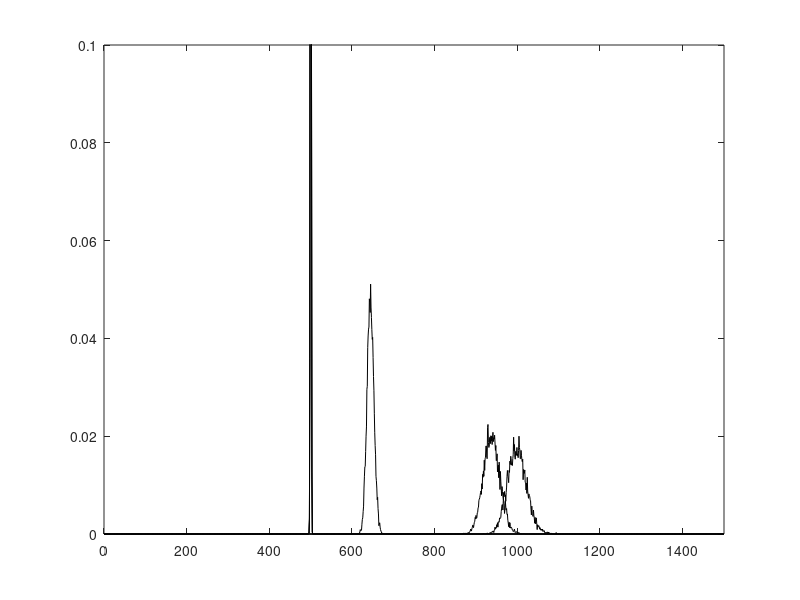

This chart was generated by the following MATLAB code: (Note: this script raises an error after producing the figure.)
% Chapter 1 Exercise 12
% Noise on input and output: the instrumental variables method applied on the resistor estimate 
%
% Copyright: 
% Johan Schoukens, Rik Pintelon, and Yves Rolain 
% Vrije Universiteit Brussels, Pleinlaan 2, 1050 Brussels, Belgium
%
% 24 November 2010

clear all
N=5000           % number of datapoints
NRep=10000       % number of repeated experiments
R0=1000          % exact value resistor
iMax=0.01        % maximum current
fGen=0.1         % cutt-off freq. filter for current generator (1=fs/2)
CuttOffAll=[0.999 0.95 0.6];    % cutt off freq. noise filter  1=fs/2
NTrans=1000;     % to eliminate transient effects in the filter operations

% Generate the exact current
[bGen,aGen]=butter(1,fGen);                           % current generating filter
i0=randn(N+NTrans,1);i0=filter(bGen,aGen,i0);         % generate current
i0(1:NTrans)=[];i0=i0*iMax/std(i0);                   % scale the filtered signal

GenCorr=xcorr(i0,11,'unbiased');    % autocorrelation current --> used for plotting only!
GenCorr(1:11)=[];                   % only the positive lags are used


u0=R0*i0;   % exact voltage

% Part1:  changing the bandwidth of the noise on the current, 
%         fixed shift of 1 sample


nShift=1;   % shift IV over nShift points
clf
for r=length(CuttOffAll):-1:1                           % loop over the different noise filters
    
    [b,a]=butter(2,CuttOffAll(r));                      % create the disturbing noise filter
    G(:,r)=abs(freqz(b,a,N,'whole'));                   % used to plot the figures
    
    for s=1:NRep                                        % loop over the different realizations
        iNoise=randn(N+NTrans,1);
        iNoise=filter(b,a,iNoise);iNoise(1:NTrans)=[];  % filtered disturbing noise on the current
        iNoise=iNoise/std(iNoise)*iMax;                 % scaling
        
        uNoise=randn(N,1);                             % white disturbing noise on the voltage
        
        i=i0+iNoise;                                   % add noise to the current measurements
        u=u0+uNoise;                                   % add noise to the voltage measurements
        
        RLS(s,r)=(i'*u)/(i'*i);                        % Least squares estimate
        
        iShift=i;iShift(1:nShift)=[];                  % generate shifted vectors
        u(end+1-nShift:end)=[];i(end+1-nShift:end)=[];
        
        RIV(s,r)=(iShift'*u)/(iShift'*i);              %  calculated IV
        
    end
    
    z=xcorr(iNoise,11,'unbiased');nCorr(:,r)=z(12:end); % estimate autocorrelation noise
end


% Plot the first series of results
n=length(CuttOffAll);
FigNum=1;
figure(FigNum)

f=[0:(N-1)/2]'/N;
BinWidth=1;X=[0:BinWidth:1500];   % set the parameters of the HIST call to estimate the pdf

for r=1:n    % loop over the different noise filters
    pdfRLS(:,r)=hist(RLS(:,r),X)/BinWidth/NRep;     % estimated pdf
    pdfIV(:,r)=hist(RIV(:,r),X)/BinWidth/NRep;      % estimated pdf
end

figure(FigNum),clf
    plot(X,pdfRLS,'k',X,pdfIV,'k')
    axis([0 1500 0 0.1])
    
    DG_SetFontSize(8)
    ylabel('pdf(R)')
    DG_SetTraceTint(30,5,FigNum,1)
    DG_SetTraceWidth(1,'*',FigNum,1)

% export the plot
% DG_Init4PDF(gcf, 4.5);        % fixing the size, half standard height
% DG_MakePDF('FigIVnr1a.pdf', gcf);

% plot the correlation functions of i0 and noise on i0
FigNum=2
figure(FigNum),clf
GGen=abs(freqz(bGen,aGen,N,'whole'));                 % generator filter characteristic

for r=1:n    
    subplot(2,n,r)                                % plot the correlation functions 
    plot([0:10],real(GenCorr(1:11)),'+-k',[0:10],real(nCorr(1:11,r)),'+-k'),hold on
    plot(nShift,real(GenCorr(nShift+1)),'ok',nShift,real(nCorr(nShift+1,r)),'ok'),hold off
    DG_SetFontSize(12)
    if r==1; ylabel('Auto-correlation'); end
    xlabel('Lag number')
    axis([0 10 -0.2e-4 1e-4])
    
    subplot(2,n,r+n)                               % plot the filter characteristics
    plot(f,db(GGen(1:N/2)),'-k',f,db(G(1:N/2,r)),'-k')
    DG_SetFontSize(12)
    axis([0 0.5 -30 10])
    if r==1; ylabel('Filter (dB)'); end
    xlabel('f/fs')
end

for r=1:n   % set gray scales of last row of plots
    DG_SetTraceTint(30,2,FigNum,r)
    DG_SetTraceWidth(1,'*',FigNum,r)
end

for r=1:n   % set gray scales of last row of plots
    DG_SetTraceTint(30,2,FigNum,r+3)
    DG_SetTraceWidth(1,'*',FigNum,r+3)
end

% Export the plot
% DG_Init4PDF(gcf, 4.5);        % fixing the size, half standard height
% DG_MakePDF('FigIVnr1b.pdf', gcf);
    
%print -dpdf FigIVnr1



% Part2:  constant bandwidth of the noise on the current, 
%         changing the shift
clear all
N=5000           % number of datapoints
fGen=0.1         % cutt-off freq. current generator (2=fs)
NRep=10000       % number of repeated experiments
R0=1000          % exact value resistance
iMax=0.01        % maximum current
NTrans=1000;     % to eliminate transient effects in the filter operations
CuttOffAll=0.6   % cut off frequency for the noise filter (2=fs)


nShiftAll=[1 2 5];   % shift IV over nShift points

[b,a]=butter(2,CuttOffAll(end)); % disturbing current noise filter: lowest cut-off freq.
G=abs(freqz(b,a,N,'whole'));     % noise filter FRF for plot

[bGen,aGen]=butter(1,fGen);                           % current generating filter
GGen=abs(freqz(bGen,aGen,N,'whole'));                 % filter characteristic for plot
i0=randn(N+NTrans,1);i0=filter(bGen,aGen,i0);         % generate undisturbed current i0
i0(1:NTrans)=[];i0=i0*iMax/std(i0);                   % scale the filtered signal
u0=R0*i0;                                             % exact voltage
GenCorr=xcorr(i0,11,'unbiased'); GenCorr(1:11)=[];    % autocorrelation inputv --> used for plotting only!

for r=length(nShiftAll):-1:1          % loop over the different shift values
    nShift=nShiftAll(r)
 
    for s=1:NRep                      % loop over the different realization
        iNoise=randn(N+NTrans,1);
        iNoise=filter(b,a,iNoise);iNoise(1:NTrans)=[]; % filtered disturbing current noise
        iNoise=iNoise/std(iNoise)*iMax;                % normalize RMS-value
        
        uNoise=randn(N,1);            % white disturbing noise on the voltage
        
        i=i0+iNoise;                  % add noise
        u=u0+uNoise;
        
        RLS(s,r)=(i'*u)/(i'*i);       % Least squares estimate
        
        iShift=i;iShift(1:nShift)=[];
        u(end+1-nShift:end)=[];i(end+1-nShift:end)=[]; 
        RIV(s,r)=(iShift'*u)/(iShift'*i);  % calculate IV
        
    end
     z=xcorr(iNoise,11,'unbiased');nCorr(:,r)=z(12:end);   % estimate autocorrelation noise for plot only
    
end
        
n=length(nShiftAll);





f=[0:(N-1)/2]'/N;
BinWidth=1;X=[0:BinWidth:1500];   % set HIST parameters to estimate pdf results

clear pdfRLS pdfIV
for r=1:n    % loop over the different noise filters
    pdfRLS(:,r)=hist(RLS(:,r),X)/BinWidth/NRep;   % estimated pdf
    pdfIV(:,r)=hist(RIV(:,r),X)/BinWidth/NRep;   % estimated pdf
end

% plot the results
FigNum=3;
figure(FigNum),clf     

figure(FigNum),clf
plot(X,pdfRLS,'k',X,pdfIV,'k')
axis([0 1500 0 0.05])
    
DG_SetFontSize(8)
ylabel('pdf(R)')
DG_SetTraceTint(30,5,FigNum,1)
DG_SetTraceWidth(1,'*',FigNum,1)
    
% export the plot
% DG_Init4PDF(gcf, 4.5);        % fixing the size, half standard height
% DG_MakePDF('FigIVnr2a.pdf', gcf);

FigNum=FigNum+1;
figure(FigNum),clf
for r=1:n    
    subplot(3,n,r)                                % plot the correlation functions 
    nShift=nShiftAll(r);
    plot([0:10],real(GenCorr(1:11)),'+-k',[0:10],real(nCorr(1:11,r)),'+-k'),hold on
    plot(nShift,real(GenCorr(nShift+1)),'ok',nShift,real(nCorr(nShift+1,r)),'ok'),hold off
    DG_SetFontSize(12)
    if r==1; ylabel('Auto-correlation'); end
    xlabel('Lag number')
    axis([0 10 -0.2e-4 1e-4])
    
    subplot(3,n,r+n)                               % plot the filter characteristics
    plot(f,db(GGen(1:N/2)),'-k',f,db(G(1:N/2)),'-k')
    DG_SetFontSize(12)
    axis([0 0.5 -30 10])
    if r==1
    ylabel('Filter (dB)')
    end
    xlabel('f/fs')
end

for r=1:n   % set gray scales of last row of plots
    DG_SetTraceTint(30,2,FigNum,r)
    DG_SetTraceWidth(1,'*',FigNum,r)
end

for r=1:n   % set gray scales of last row of plots
    DG_SetTraceTint(30,2,FigNum,r+3)
    DG_SetTraceWidth(1,'*',FigNum,r+3)
end

% export the plot
% DG_Init4PDF(gcf, 4.5);        % fixing the size, half standard height
% DG_MakePDF('FigIVnr2b.pdf', gcf);
        
